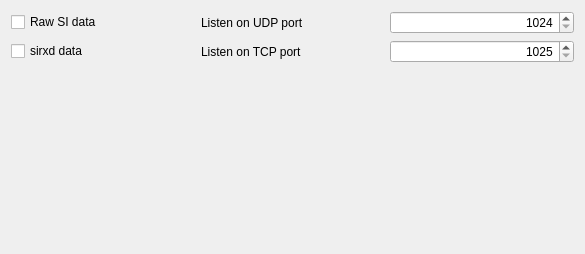
<?xml version="1.0" encoding="UTF-8"?>
<ui version="4.0">
 <class>CardReader::services::RacomClientWidget</class>
 <widget class="QWidget" name="CardReader::services::RacomClientWidget">
  <property name="geometry">
   <rect>
    <x>0</x>
    <y>0</y>
    <width>585</width>
    <height>254</height>
   </rect>
  </property>
  <property name="windowTitle">
   <string>Racom Client</string>
  </property>
  <layout class="QGridLayout" name="gridLayout">
   <item row="1" column="2">
    <widget class="QSpinBox" name="edSirxdDataListenPort">
     <property name="alignment">
      <set>Qt::AlignRight|Qt::AlignTrailing|Qt::AlignVCenter</set>
     </property>
     <property name="minimum">
      <number>1025</number>
     </property>
     <property name="maximum">
      <number>65535</number>
     </property>
    </widget>
   </item>
   <item row="1" column="0">
    <widget class="QCheckBox" name="chkListenSirxdData">
     <property name="text">
      <string>sirxd data</string>
     </property>
    </widget>
   </item>
   <item row="0" column="1">
    <widget class="QLabel" name="label_2">
     <property name="text">
      <string>Listen on UDP port</string>
     </property>
    </widget>
   </item>
   <item row="0" column="0">
    <widget class="QCheckBox" name="chkListenRawData">
     <property name="text">
      <string>Raw SI data</string>
     </property>
    </widget>
   </item>
   <item row="0" column="2">
    <widget class="QSpinBox" name="edRawDataListenPort">
     <property name="alignment">
      <set>Qt::AlignRight|Qt::AlignTrailing|Qt::AlignVCenter</set>
     </property>
     <property name="minimum">
      <number>1024</number>
     </property>
     <property name="maximum">
      <number>65535</number>
     </property>
    </widget>
   </item>
   <item row="1" column="1">
    <widget class="QLabel" name="label_3">
     <property name="text">
      <string>Listen on TCP port</string>
     </property>
    </widget>
   </item>
   <item row="2" column="1">
    <spacer name="verticalSpacer">
     <property name="orientation">
      <enum>Qt::Vertical</enum>
     </property>
     <property name="sizeHint" stdset="0">
      <size>
       <width>20</width>
       <height>40</height>
      </size>
     </property>
    </spacer>
   </item>
  </layout>
 </widget>
 <tabstops>
  <tabstop>chkListenRawData</tabstop>
  <tabstop>edRawDataListenPort</tabstop>
  <tabstop>chkListenSirxdData</tabstop>
  <tabstop>edSirxdDataListenPort</tabstop>
 </tabstops>
 <resources/>
 <connections/>
</ui>
